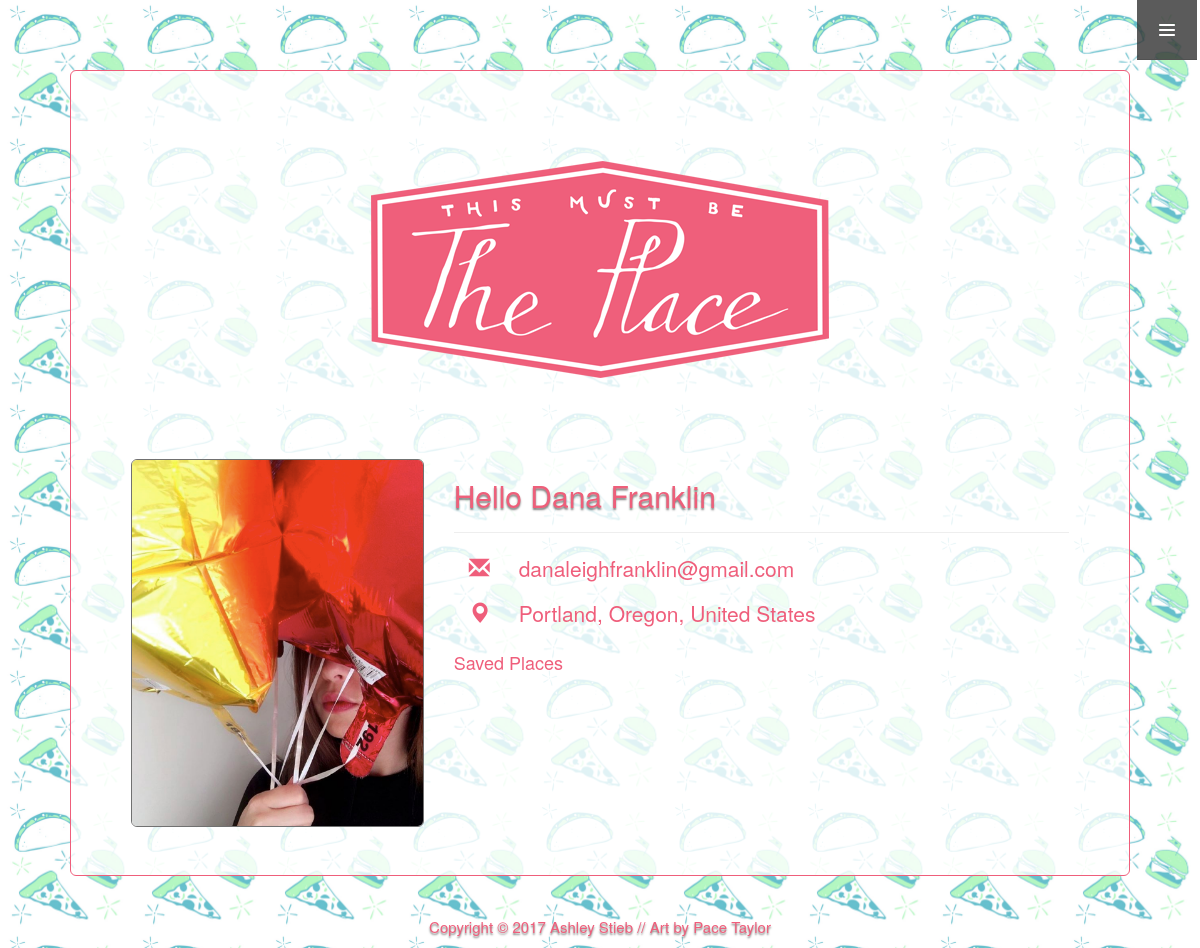
/profile/danafranklin/ (signed in), run on an earlier commit of the app's database.
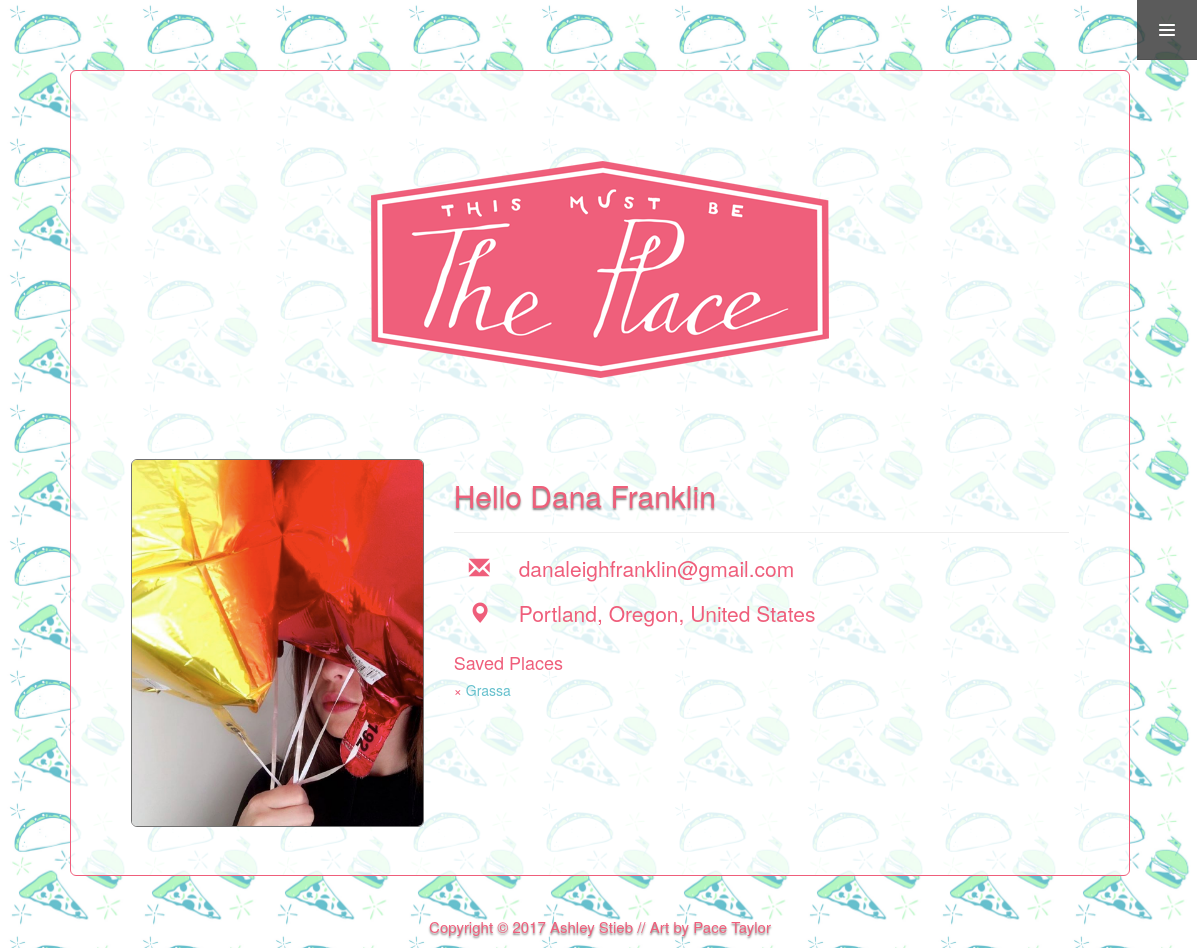
And on a later commit of the database.
### restaurant/models.py (models this page shows, shortened)
class Restaurant(models.Model):
    name = models.CharField(max_length=200)
    website = models.CharField(max_length=300)
    user = models.ForeignKey(Account, on_delete=models.CASCADE)

### account/views.py (the view)
# urls.py: url(r'^profile/(?P<username>[\w.@+-]+)/$', profile_view, name='profile'),
@login_required(login_url='/login')
def profile_view(request, username):
    user = get_object_or_404(Account, username=username)
    profile = get_object_or_404(Profile, user=user)
    photo = profile.profile_image.url
    city = profile.city
    state = profile.state
    country = profile.country
    query = Restaurant.objects.all().filter(user=user)
    template = 'profile.html'
    context = {
        'user': user,
        'profile': profile,
        'photo': photo,
        'city': city,
        'state': state,
        'country': country,
        'query': query
    }
    return render(request, template, context)

### templates/profile.html (shortened to what this page needs)
{% extends 'base.html' %}
{% load static %}
{% block head %}
    {{ block.super }}
    <link rel="stylesheet" href="https://maxcdn.bootstrapcdn.com/bootstrap/3.3.7/css/bootstrap.min.css"
>
    <link rel="stylesheet" href="https://maxcdn.bootstrapcdn.com/bootstrap/3.3.7/css/bootstrap-theme.min.css"
>
    <link rel="stylesheet" href="{% static 'css/base.css' %}">
    <link rel="stylesheet" href="{% static 'css/profile.css' %}">
    <link rel="stylesheet" href="{% static 'css/navbar.css' %}">
{% endblock head %}
{% block content %}
    {{ block.super }}
    <div id="fullscreen_bg" class="fullscreen_bg">
    <div class="container">
        <div class="jumbotron">
            <div class="header">
                <img src="/static/img/theplace_logo.png" alt="logo" class="img-responsive center-block">
                <br><br>
            </div>
            <div class="row">
                <div class="col-md-4 col-xs-12 col-sm-4 col-lg-4">
                    <img id='img' src="{{ photo }}" alt="user photo" class="img-responsive img-rounded">
                </div>
                <div class="col-md-8 col-xs-12 col-sm-8 col-lg-8">
                    <div class="name">
                        <h2>Hello {{ user.first_name }} {{ user.last_name }}</h2>
                        <hr>
                    </div>
                    <div id="info">
                        <ul class="container details">
                            <li><p><span class="glyphicon glyphicon-envelope one"
                                         style="width:50px;"></span>{{ user.email }}
                            </p></li>
                            <li><p><span class="glyphicon glyphicon-map-marker one"
                                         style="width:50px;"></span>{{ profile.city }}, {{ profile.state }}, {{ profile.country }}
                            </p>
                            </li>
                        </ul>
                    </div>
                    <div id="favorites">
                        <h4>Saved Places</h4>
                    {% if request.user.is_authenticated and profile.user == request.user %}
                        {% for res in query %}
                            <h5>
                                <a id="delete" href="{% url 'delete' res.id %}">&times;</a> <a href="{{ res.website }}" target="_blank">{{ res.name }}</a>
                            </h5>
                        {% endfor %}
                        {% else %}
                        {% for res in query %}
                            <h5>
                                &times; <a href="{{ res.website }}" target="_blank">{{ res.name }}</a>
                            </h5>
                        {% endfor %}
                        {% endif %}
                    </div>
                </div>
            </div>
        </div>
    </div>
    </div>
{% endblock content %}

What changed in the data, as far as the page shows it:
added Restaurant: name "Grassa"
